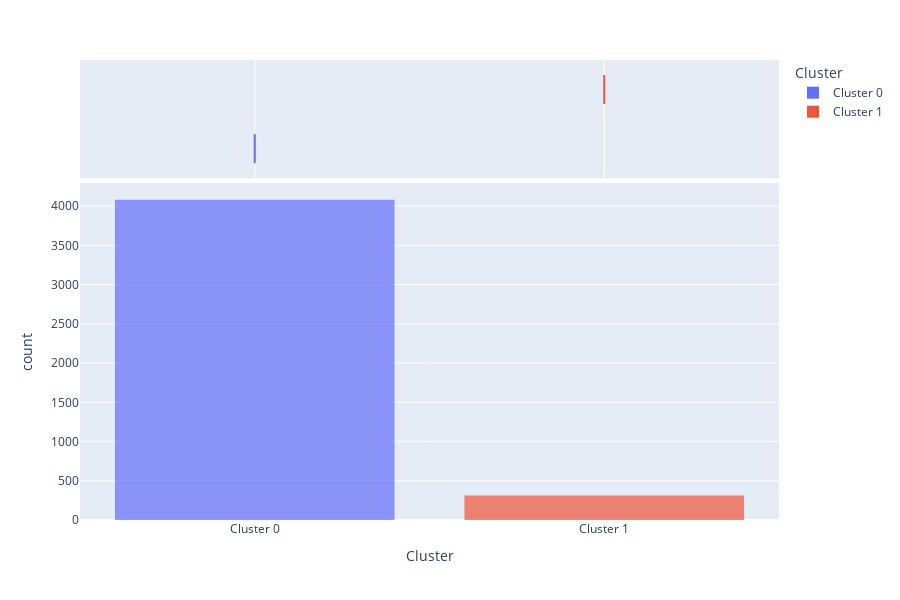

Notebook cell for this chart:
### Code cell
# plt.scatter(x[kmeans_predict == 0, 0], x[kmeans_predict == 0, 1], s = 100, c = 'red')  
# plt.scatter(x[kmeans_predict == 1, 0], x[kmeans_predict == 1, 1], s = 100, c = 'blue')  
# plt.scatter(x[kmeans_predict == 2, 0], x[kmeans_predict == 2, 1], s = 100, c = 'green')# Plott
# ing the centroids of the clusters  
# plt.scatter(kmeans_model.cluster_centers_[:, 0], kmeans_model.cluster_centers_[:,1], s = 100, c = 'yellow')
# plt.show()
# plot_model(kmeans)
evaluate_model(kmeans)

### Figure 1 — Plotly figure (JSON) as saved in the notebook; plotly's stock layout.template omitted (floating-point values rounded to 4 significant figures; data arrays with more than 128 entries replaced by an {"elided": "..."} marker saying what was removed)
{"data": [{"alignmentgroup": "True", "bingroup": "x", "hovertemplate": "Cluster=%{x}<br>count=%{y}<extra></extra>", "legendgroup": "Cluster 0", "marker": {"color": "#636efa", "opacity": 0.7, "pattern": {"shape": ""}}, "name": "Cluster 0", "offsetgroup": "Cluster 0", "orientation": "v", "showlegend": true, "type": "histogram", "x": {"elided": "4080 str values"}, "xaxis": "x", "yaxis": "y"}, {"alignmentgroup": "True", "customdata": {"elided": "4080x7 mixed values"}, "hovertemplate": "Cluster=%{x}<br>Nsingle_q=%{customdata[0]}<br>Ndouble_q=%{customdata[1]}<br>Ndashes=%{customdata[2]}<br>Nbraces=%{customdata[3]}<br>Nspaces=%{customdata[4]}<br>badwords_count=%{customdata[5]}<br>class=%{customdata[6]}<extra></extra>", "legendgroup": "Cluster 0", "marker": {"color": "#636efa"}, "name": "Cluster 0", "notched": true, "offsetgroup": "Cluster 0", "showlegend": false, "type": "box", "x": {"elided": "4080 str values"}, "xaxis": "x2", "yaxis": "y2"}, {"alignmentgroup": "True", "bingroup": "x", "hovertemplate": "Cluster=%{x}<br>count=%{y}<extra></extra>", "legendgroup": "Cluster 1", "marker": {"color": "#EF553B", "opacity": 0.7, "pattern": {"shape": ""}}, "name": "Cluster 1", "offsetgroup": "Cluster 1", "orientation": "v", "showlegend": true, "type": "histogram", "x": {"elided": "311 str values"}, "xaxis": "x", "yaxis": "y"}, {"alignmentgroup": "True", "customdata": {"elided": "311x7 mixed values"}, "hovertemplate": "Cluster=%{x}<br>Nsingle_q=%{customdata[0]}<br>Ndouble_q=%{customdata[1]}<br>Ndashes=%{customdata[2]}<br>Nbraces=%{customdata[3]}<br>Nspaces=%{customdata[4]}<br>badwords_count=%{customdata[5]}<br>class=%{customdata[6]}<extra></extra>", "legendgroup": "Cluster 1", "marker": {"color": "#EF553B"}, "name": "Cluster 1", "notched": true, "offsetgroup": "Cluster 1", "showlegend": false, "type": "box", "x": {"elided": "311 str values"}, "xaxis": "x2", "yaxis": "y2"}], "layout": {"barmode": "relative", "height": 600, "legend": {"title": {"text": "Cluster"}, "tracegroupgap": 0}, "margin": {"t": 60}, "xaxis": {"anchor": "y", "categoryarray": ["Cluster 0", "Cluster 1"], "categoryorder": "array", "domain": [0, 1], "title": {"text": "Cluster"}}, "xaxis2": {"anchor": "y2", "domain": [0, 1], "matches": "x", "showgrid": true, "showticklabels": false}, "yaxis": {"anchor": "x", "domain": [0, 0.7326], "title": {"text": "count"}}, "yaxis2": {"anchor": "x2", "domain": [0.7426, 1], "matches": "y2", "showgrid": false, "showline": false, "showticklabels": false, "ticks": ""}}}
